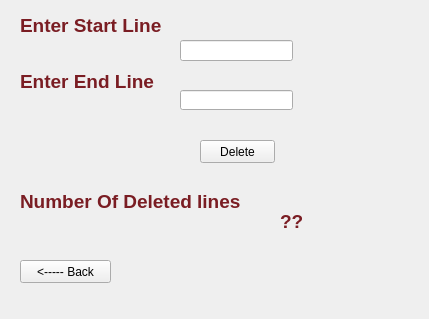
<?xml version="1.0" encoding="UTF-8"?>
<ui version="4.0">
 <class>DeleteWidget</class>
 <widget class="QWidget" name="DeleteWidget">
  <property name="geometry">
   <rect>
    <x>0</x>
    <y>0</y>
    <width>429</width>
    <height>319</height>
   </rect>
  </property>
  <property name="windowTitle">
   <string>Form</string>
  </property>
  <widget class="QLineEdit" name="Startline">
   <property name="geometry">
    <rect>
     <x>180</x>
     <y>40</y>
     <width>113</width>
     <height>21</height>
    </rect>
   </property>
  </widget>
  <widget class="QLineEdit" name="Endline">
   <property name="geometry">
    <rect>
     <x>180</x>
     <y>90</y>
     <width>113</width>
     <height>20</height>
    </rect>
   </property>
  </widget>
  <widget class="QLabel" name="Startlabel">
   <property name="geometry">
    <rect>
     <x>20</x>
     <y>10</y>
     <width>171</width>
     <height>31</height>
    </rect>
   </property>
   <property name="text">
    <string>&lt;html&gt;&lt;head/&gt;&lt;body&gt;&lt;p&gt;&lt;span style=&quot; font-size:14pt; font-weight:600; color:#7a1d23;&quot;&gt;Enter Start Line&lt;/span&gt;&lt;/p&gt;&lt;/body&gt;&lt;/html&gt;</string>
   </property>
  </widget>
  <widget class="QPushButton" name="DeleteButton">
   <property name="geometry">
    <rect>
     <x>200</x>
     <y>140</y>
     <width>75</width>
     <height>23</height>
    </rect>
   </property>
   <property name="text">
    <string>Delete</string>
   </property>
  </widget>
  <widget class="QLabel" name="Endlabel">
   <property name="geometry">
    <rect>
     <x>20</x>
     <y>70</y>
     <width>151</width>
     <height>21</height>
    </rect>
   </property>
   <property name="text">
    <string>&lt;html&gt;&lt;head/&gt;&lt;body&gt;&lt;p&gt;&lt;span style=&quot; font-size:14pt; font-weight:600; color:#7a1d23;&quot;&gt;Enter End Line&lt;/span&gt;&lt;/p&gt;&lt;/body&gt;&lt;/html&gt;</string>
   </property>
  </widget>
  <widget class="QLabel" name="label_2">
   <property name="geometry">
    <rect>
     <x>20</x>
     <y>190</y>
     <width>251</width>
     <height>21</height>
    </rect>
   </property>
   <property name="text">
    <string>&lt;html&gt;&lt;head/&gt;&lt;body&gt;&lt;p&gt;&lt;span style=&quot; font-size:14pt; font-weight:600; color:#7a1d23;&quot;&gt;Number Of Deleted lines&lt;/span&gt;&lt;/p&gt;&lt;/body&gt;&lt;/html&gt;</string>
   </property>
  </widget>
  <widget class="QLabel" name="Resulelabel">
   <property name="geometry">
    <rect>
     <x>280</x>
     <y>210</y>
     <width>101</width>
     <height>21</height>
    </rect>
   </property>
   <property name="text">
    <string>&lt;html&gt;&lt;head/&gt;&lt;body&gt;&lt;p&gt;&lt;span style=&quot; font-size:14pt; font-weight:600; color:#7a1d23;&quot;&gt;??&lt;/span&gt;&lt;/p&gt;&lt;/body&gt;&lt;/html&gt;</string>
   </property>
  </widget>
  <widget class="QPushButton" name="pushButton">
   <property name="geometry">
    <rect>
     <x>20</x>
     <y>260</y>
     <width>91</width>
     <height>23</height>
    </rect>
   </property>
   <property name="text">
    <string>&lt;----- Back</string>
   </property>
  </widget>
 </widget>
 <resources/>
 <connections/>
</ui>
